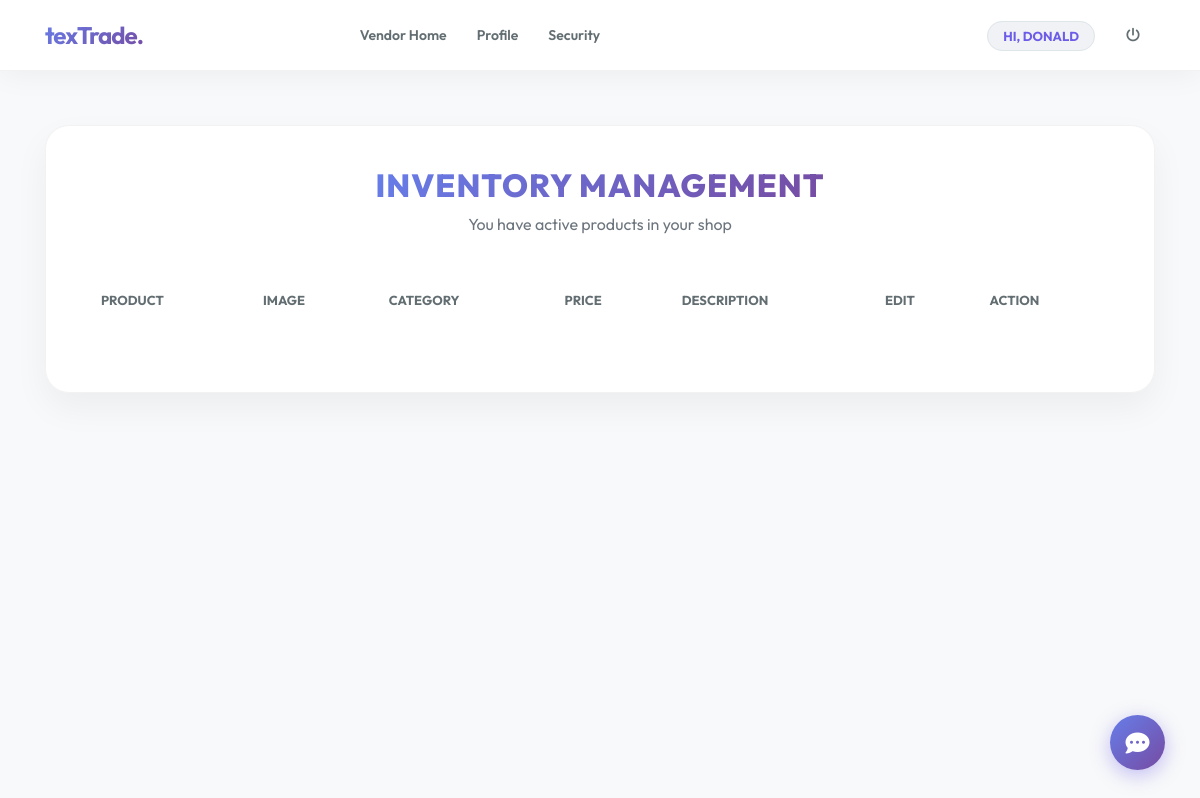
The app's page /vendor_view_product (signed in), older data.
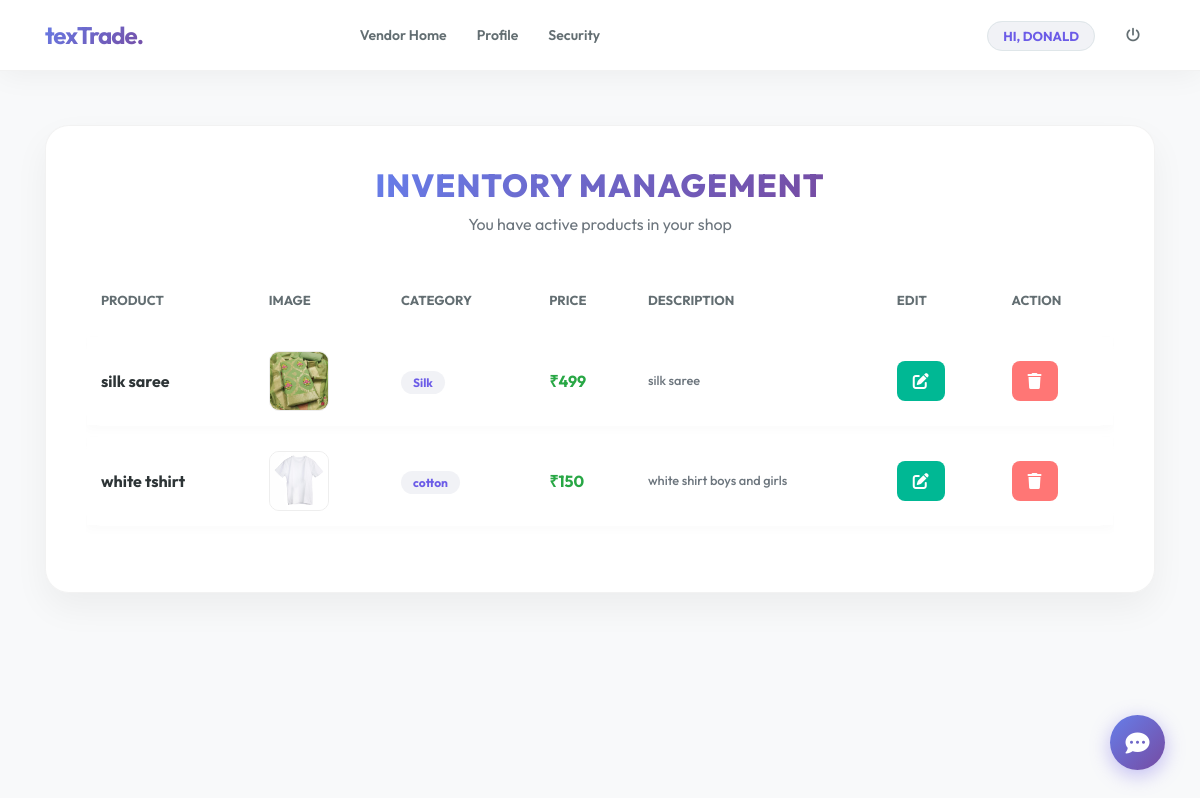
The same page, newer data.
### textiles/models.py (models this page shows, shortened)
class Product(models.Model):
    id = models.AutoField(primary_key=True)
    category = models.ForeignKey(Category, on_delete=models.CASCADE, null=True)
    vendor = models.ForeignKey(Vendor, on_delete=models.CASCADE, null=True)
    image = models.FileField(upload_to='images/', null=True)
    name = models.CharField(max_length=30, null=True)
    price = models.IntegerField(null=True)
    desc = models.TextField(null=True)

class Category(models.Model):
    id = models.AutoField(primary_key=True)
    name = models.CharField(max_length=30, null=True)

### textiles/views.py (the view)
# urls.py: path('vendor_view_product', vendor_view_product, name='vendor_view_product'),
def vendor_view_product(request):
    if not request.user.is_authenticated:
        return redirect('login_vendor')
    v=Vendor.objects.get(user=request.user.id)
    pro = Product.objects.filter(vendor = v)
    d = {'pro':pro}
    return render(request,'vendor_view_product.html',d)

### textiles/templates/vendor_view_product.html (shortened to what this page needs)
{% extends 'navigation.html' %}
{% block body %}
<div class="container">
    <div class="view-product-container">
        <div class="page-header">
            <h2>Inventory Management</h2>
            <p class="text-muted">You have {{count}} active products in your shop</p>
        </div>
        <div class="table-responsive">
            <table class="table custom-table" id="myTable">
                <thead>
                    <tr>
                        <th>Product</th>
                        <th>Image</th>
                        <th>Category</th>
                        <th>Price</th>
                        <th>Description</th>
                        <th>Edit</th>
                        <th>Action</th>
                    </tr>
                </thead>
                <tbody>
                    {% for i in pro %}
                    <tr>
                        <td class="font-weight-bold">{{i.name}}</td>
                        <td><img src="{{i.image.url}}" class="prod-img"></td>
                        <td><span class="category-badge">{{i.category.name}}</span></td>
                        <td class="text-success font-weight-bold">₹{{i.price}}</td>
                        <td class="text-muted small">{{i.desc|truncatechars:50}}</td>
                        <td>
                            <a href="{% url 'edit_product' i.id %}">
                                <button class="btn-edit"><i class="fas fa-edit"></i></button>
                            </a>
                        </td>
                        <td>
                            <a href="{% url 'delete_product' i.id %}" onclick="return confirm('Are you sure you want to delete this product?')">
                                <button class="btn-delete"><i class="fas fa-trash"></i></button>
                            </a>
                        </td>
                    </tr>
                    {% endfor %}
                </tbody>
            </table>
        </div>
    </div>
</div>
{% endblock %}

Row changes from the older to the newer data that the page shows:
added Product: name "silk saree", image (picture), category.name "Silk", price "499", desc "silk saree"
added Product: name "white tshirt", image (picture), category.name "cotton", price "150", desc "white shirt boys and girls"
